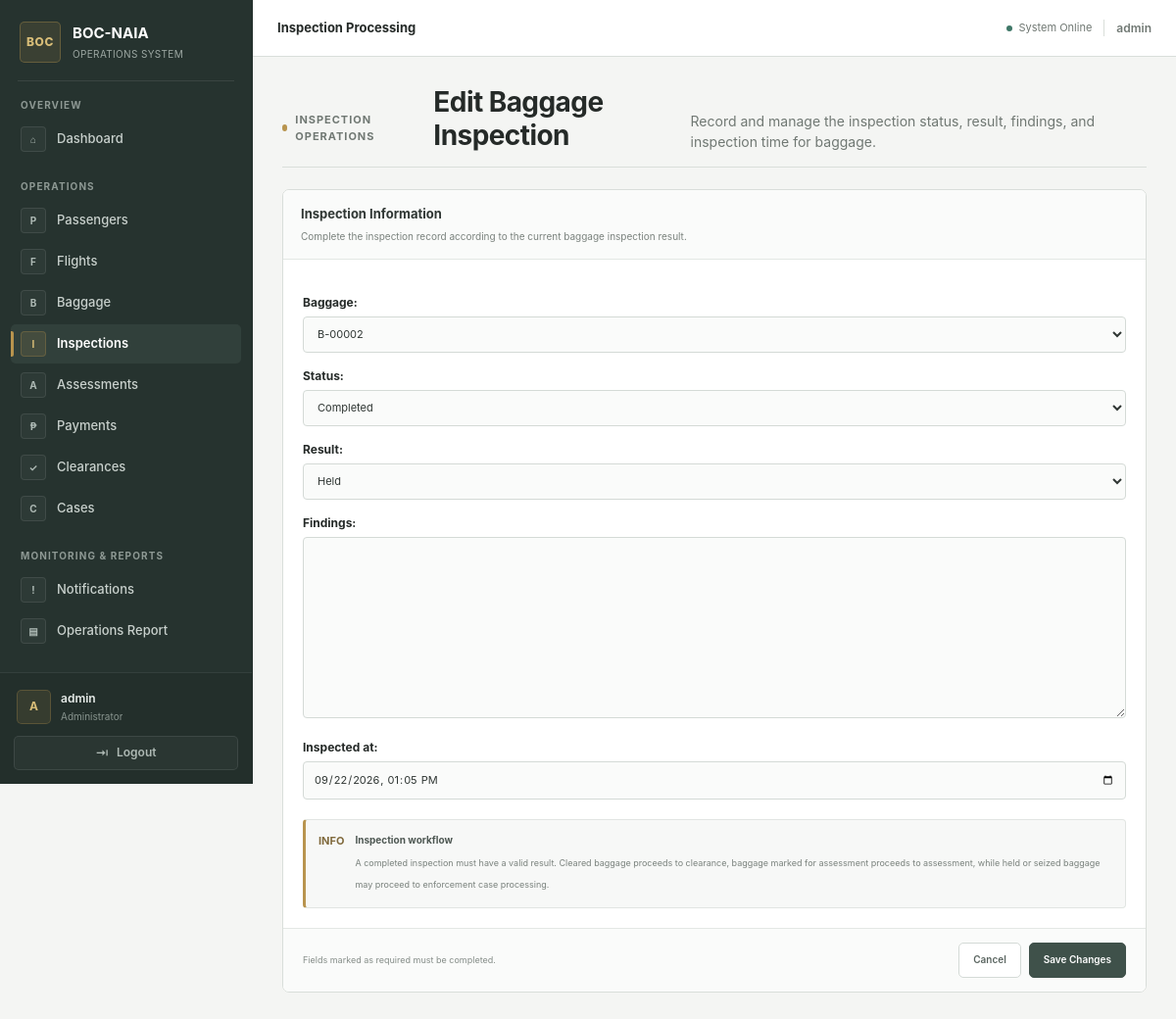
/passengers/inspections/2/edit/ (signed in), run on the app's committed database.
### passengers/models.py (models this page shows, shortened)
class Inspection(models.Model):
    STATUS_CHOICES = [
        ("pending", "Pending"),
        ("in_progress", "In Progress"),
        ("completed", "Completed"),
    ]
    RESULT_CHOICES = [
        ("not_set", "Not Set"),
        ("cleared", "Cleared"),
        ("for_assessment", "For Assessment"),
        ("held", "Held"),
        ("seized", "Seized"),
    ]
    baggage = models.OneToOneField(
        Baggage,
        on_delete=models.PROTECT,
        related_name="inspection",
    )
    status = models.CharField(
        max_length=20,
        choices=STATUS_CHOICES,
        default="pending",
    )
    result = models.CharField(
        max_length=30,
        choices=RESULT_CHOICES,
        default="not_set",
    )
    findings = models.TextField(
        blank=True,
    )
    inspected_at = models.DateTimeField(
        null=True,
        blank=True,
    )
    created_at = models.DateTimeField(
        auto_now_add=True,
    )

### passengers/views.py (the view)
@login_required
@permission_required(
    "passengers.change_inspection",
    raise_exception=True,
)
def inspection_update(request, inspection_id):
    inspection = get_object_or_404(
        Inspection,
        id=inspection_id,
    )
    if request.method == "POST":
        old_status = inspection.status
        old_result = inspection.result
        old_findings = inspection.findings
        old_inspected_at = inspection.inspected_at
        post_data = request.POST.copy()
        post_data["baggage"] = inspection.baggage_id
        form = InspectionForm(
            post_data,
            instance=inspection,
        )
        if form.is_valid():
            updated_inspection = form.save()
            changes = []
            if old_status != updated_inspection.status:
                changes.append(
                    f"Status: "
                    f"{dict(Inspection.STATUS_CHOICES).get(old_status)} → "
                    f"{updated_inspection.get_status_display()}"
                )
            if old_result != updated_inspection.result:
                changes.append(
                    f"Result: "
                    f"{dict(Inspection.RESULT_CHOICES).get(old_result)} → "
                    f"{updated_inspection.get_result_display()}"
                )
            if old_findings != updated_inspection.findings:
                changes.append(
                    "Findings were updated."
                )
            if old_inspected_at != updated_inspection.inspected_at:
                changes.append(
                    "Inspection date/time was updated."
                )
            if changes:
                previous_data, new_data = build_audit_snapshot(
                    {
                        "status": old_status,
                        "result": old_result,
                        "findings": old_findings,
                        "inspected_at": old_inspected_at,
                    },
                    updated_inspection,
                    [
                        "status",
                        "result",
                        "findings",
                        "inspected_at",
                    ],
                )
                if (
                    old_status != updated_inspection.status
                    or old_result != updated_inspection.result
                ):
                    action = "status_change"
                else:
                    action = "update"
                AuditLog.objects.create(
                    user=request.user,
                    action=action,
                    model_name="Inspection",
                    object_id=updated_inspection.id,
                    description=(
                        f"Updated inspection for baggage "
                        f"{updated_inspection.baggage.baggage_tag}: "
                        + "; ".join(changes)
                    ),
                    previous_data=previous_data,
                    new_data=new_data,
                )
            return redirect("inspection_list")
    else:
        form = InspectionForm(
            instance=inspection,
        )
    return render(
        request,
        "passengers/inspection_form.html",
        {
            "form": form,
            "inspection": inspection,
        },
    )

### passengers/templates/passengers/inspection_form.html (shortened to what this page needs)
{% extends "base.html" %}
{% block nav_inspections %}active{% endblock %}
{% block page_heading %}Inspection Processing{% endblock %}
{% block content %}
<div class="inspection-form-page">
    <div class="page-header">
        <div class="eyebrow">
            <span class="eyebrow-mark"></span>
            Inspection Operations
        </div>
        <h1 class="page-title">
            {% if inspection %}
                Edit Baggage Inspection
            {% else %}
                Create Baggage Inspection
            {% endif %}
        </h1>
        <p class="page-subtitle">
            Record and manage the inspection status, result, findings, and inspection time for baggage.
        </p>
    </div>
    <section class="form-panel">
        <div class="form-header">
            <h2 class="form-header-title">
                Inspection Information
            </h2>
            <p class="form-header-text">
                Complete the inspection record according to the current baggage inspection result.
            </p>
        </div>
        <form method="post">
            <div class="form-body">
                {% for field in form %}
                    <p>
                        {{ field.label_tag }}
                        {{ field }}
                    </p>
                {% endfor %}
                <div class="workflow-note">
                    <div class="workflow-note-mark">
                        INFO
                    </div>
                    <div class="workflow-note-content">
                        <strong>
                            Inspection workflow
                        </strong>
                        <span>
                            A completed inspection must have a valid result.
                            Cleared baggage proceeds to clearance, baggage marked for assessment proceeds to assessment,
                            while held or seized baggage may proceed to enforcement case processing.
                        </span>
                    </div>
                </div>
            </div>
            <div class="form-footer">
                <span class="required-note">
                    Fields marked as required must be completed.
                </span>
                <div class="form-actions">
                    <a
                        href="{% url 'inspection_list' %}"
                        class="button button-secondary"
                    >
                        Cancel
                    </a>
                    {% if inspection %}
                        <button
                            type="submit"
                            class="button button-primary"
                        >
                            Save Changes
                        </button>
                    {% endif %}
                </div>
            </div>
        </form>
    </section>
</div>
{% endblock %}

### templates/base.html (shortened to what this page needs)
{% load static %}
<!DOCTYPE html>
<html lang="en">
<head>
    <link rel="stylesheet" href="{% static 'css/app.css' %}?v=20261002">
</head>
<body>
<div class="app-shell">
    <aside class="sidebar" id="sidebar">
        <div class="sidebar-brand">
            <div class="brand-mark">
                BOC
            </div>
            <div class="brand-text">
                <strong>BOC-NAIA</strong>
                <span>Operations System</span>
            </div>
        </div>
        <div class="sidebar-divider"></div>
        <nav class="sidebar-navigation">
            <div class="nav-section">
                <span class="nav-section-title">
                    Overview
                </span>
                <a
                    href="{% url 'dashboard' %}"
                    class="nav-link {% block nav_dashboard %}{% endblock %}"
                >
                    <span class="nav-icon">⌂</span>
                    <span class="nav-label">Dashboard</span>
                </a>
            </div>
            <div class="nav-section">
                <span class="nav-section-title">
                    Operations
                </span>
                {% if perms.passengers.view_passenger %}
                <a
                    href="{% url 'passenger_list' %}"
                    class="nav-link {% block nav_passengers %}{% endblock %}"
                >
                    <span class="nav-icon">P</span>
                    <span class="nav-label">Passengers</span>
                </a>
                {% endif %}
                {% if perms.passengers.view_flight %}
                <a
                    href="{% url 'flight_list' %}"
                    class="nav-link {% block nav_flights %}{% endblock %}"
                >
                    <span class="nav-icon">F</span>
                    <span class="nav-label">Flights</span>
                </a>
                {% endif %}
                {% if perms.passengers.view_baggage %}
                <a
                    href="{% url 'baggage_list' %}"
                    class="nav-link {% block nav_baggage %}{% endblock %}"
                >
                    <span class="nav-icon">B</span>
                    <span class="nav-label">Baggage</span>
                </a>
                {% endif %}
                {% if perms.passengers.view_inspection %}
                <a
                    href="{% url 'inspection_list' %}"
                    class="nav-link {% block nav_inspections %}{% endblock %}"
                >
                    <span class="nav-icon">I</span>
                    <span class="nav-label">Inspections</span>
                </a>
                {% endif %}
                {% if perms.passengers.view_assessment %}
                <a
                    href="{% url 'assessment_list' %}"
                    class="nav-link {% block nav_assessments %}{% endblock %}"
                >
                    <span class="nav-icon">A</span>
                    <span class="nav-label">Assessments</span>
                </a>
                {% endif %}
                {% if perms.passengers.view_payment %}
                <a
                    href="{% url 'payment_list' %}"
                    class="nav-link {% block nav_payments %}{% endblock %}"
                >
                    <span class="nav-icon">₱</span>
                    <span class="nav-label">Payments</span>
                </a>
                {% endif %}
                {% if perms.passengers.view_clearance %}
                <a
                    href="{% url 'clearance_list' %}"
                    class="nav-link {% block nav_clearances %}{% endblock %}"
                >
                    <span class="nav-icon">✓</span>
                    <span class="nav-label">Clearances</span>
                </a>
                {% endif %}
                {% if perms.passengers.view_case %}
                <a
                    href="{% url 'case_list' %}"
                    class="nav-link {% block nav_cases %}{% endblock %}"
                >
                    <span class="nav-icon">C</span>
                    <span class="nav-label">Cases</span>
                </a>
                {% endif %}
            </div>
            <div class="nav-section">
                <span class="nav-section-title">Monitoring & Reports</span>
                <a
                    href="{% url 'notifications' %}"
                    class="nav-link {% block nav_notifications %}{% endblock %}"
                >
                    <span class="nav-icon">!</span>
                    <span>Notifications</span>
                </a>
                <a
                    href="{% url 'operations_report' %}"
                    class="nav-link {% block nav_operations_report %}{% endblock %}"
                >
                    <span class="nav-icon">▤</span>
                    <span>Operations Report</span>
                </a>
            </div>
        </nav>
        <div class="sidebar-footer">
            <div class="user-profile">
                <div class="user-avatar">
                    {{ request.user.username|first|upper }}
                </div>
                <div class="user-information">
                    <strong>
                        {% if request.user.get_full_name %}
                            {{ request.user.get_full_name }}
                        {% else %}
                            {{ request.user.username }}
                        {% endif %}
                    </strong>
                    <span>
                        {% if request.user.is_superuser %}
                            Administrator
                        {% endif %}
                    </span>
                </div>
            </div>
            <form
                method="post"
                action="{% url 'logout' %}"
                class="logout-form"
            >
                <button
                    type="submit"
                    class="logout-button"
                >
                    <span class="logout-icon">⇥</span>
                    <span>Logout</span>
                </button>
            </form>
        </div>
    </aside>
    <div class="main-wrapper">
        <header class="topbar">
            <div class="topbar-title">
                {% block page_heading %}{% endblock %}
            </div>
            <div class="topbar-right">
                <div class="topbar-status">
                    <span class="status-dot"></span>
                    <span>System Online</span>
                </div>
                <span class="topbar-user">
                    {{ request.user.username }}
                </span>
            </div>
        </header>
        <main class="main-content">
            {% block content %}{% endblock %}
        </main>
    </div>
</div>
</body>
</html>

### data on the page
Inspection: form "B-00002" "Completed" "Held" "09/22/2026 13:05"

### other printed values
{{ request.user.username|first|upper }} "A"
{{ request.user.username }} "admin"
{{ field.label_tag }} "Baggage:" "Status:" "Result:" "Findings:" "Inspected at:"
